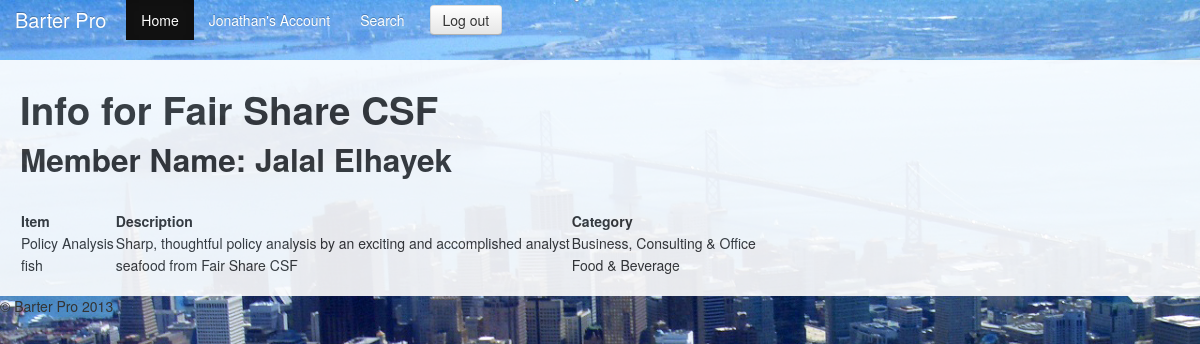
The app's page /display_user/2 (signed in), older data.
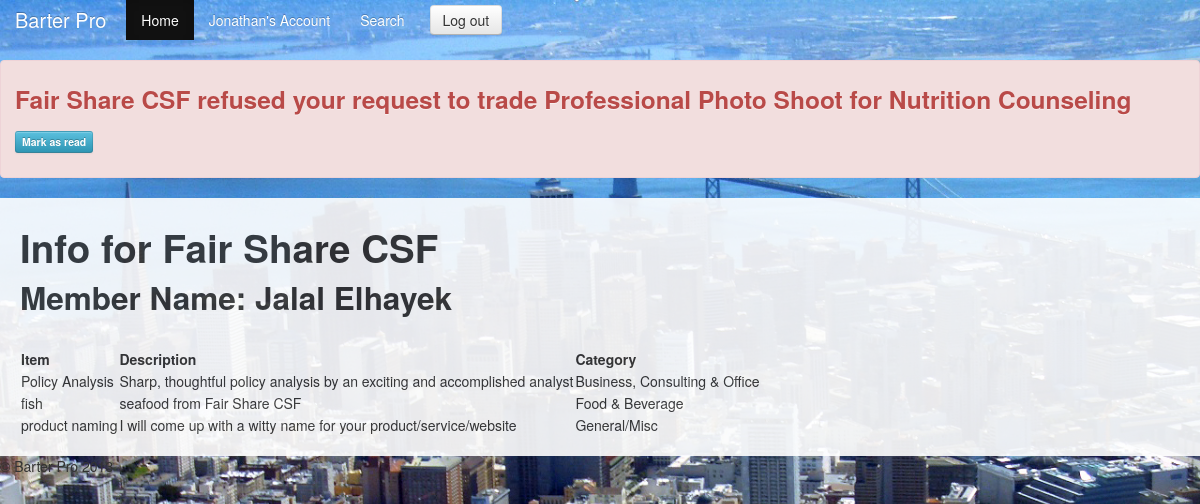
The same page, newer data.
### model.py (models this page shows, shortened)
class User(Base):
	__tablename__ = 'users'
	id = Column(Integer, primary_key=True)
	email = Column(String)
	password = Column(String)
	first_name = Column(String)
	last_name = Column(String)
	zipcode = Column(String)
	biz_name = Column(String)
	website = Column(String)
	image_url = Column(String, nullable=True)
	opt_a = Column(String, nullable=True)
	opt_b = Column(String, nullable=True)
	opt_c = Column(String, nullable=True)

class Item(Base):
	__tablename__ = 'items'
	id = Column(Integer, primary_key=True)
	name = Column(String)
	description = Column(String)
	owned = Column(Boolean)
	image_url = Column(String, nullable=True)
	user_id = Column(Integer, ForeignKey("users.id"))
	cat_id = Column(Integer, ForeignKey("categories.id"))
	user = relationship("User", backref=backref("items", order_by=id))
	category = relationship("Category", backref=backref("items", order_by=id))

class Category(Base):
	__tablename__ = 'categories'
	id = Column(Integer, primary_key=True)
	name = Column(String)				#category of item listed
	cat_type = Column(Integer) 			#goods or services

class Participant(Base): #participants in specific trades
	__tablename__ = 'participants'
	id = Column(Integer, primary_key=True)
	user_id = Column(Integer, ForeignKey("users.id"))
	item_id = Column(Integer, ForeignKey("items.id"))
	trade_id = Column(Integer, ForeignKey("trades.id"))
	total_qty = Column(Integer)
	current_qty = Column(Integer, nullable=True)
	confirm = Column(Boolean, nullable=True)
	requester = Column(Boolean)
	user = relationship("User", backref=backref("participants"))
	item = relationship("Item", backref=backref("participants"))
	trade = relationship("Trade", backref=backref("participants"))

### server.py (the view)
@app.route("/display_user/<int:id>", methods=["GET"])
def display_user(id):
	user = db_session.query(User).filter_by(id=id).one()
	items = user.items
	return render_template("display_user.html", user=user, items=items)
	pass

### server.py (called while the page is built)
@app.before_request
def before_request():
	g.user_id = session.get("user_id") #gets user ID from current session
	if not g.user_id: # redirects to log-in if no user ID session
		g.user_id = None
		g.user = None
	else:
		g.user = db_session.query(User).get(g.user_id)
		g.notifications, g.new_confirms, g.new_refusals = get_notifications()

def get_notifications():
	notifications = db_session.query(Participant).filter_by(user_id=g.user_id, requester=False, confirm=None).all()
	all_my_trades = db_session.query(Participant).filter_by(user_id=g.user_id, requester=True).all()
	new_confirms = [participant for participant in all_my_trades if participant.trade.participants[1].confirm == True and participant.trade.participants[0].confirm == None]
	new_refusals = [participant for participant in all_my_trades if participant.trade.participants[1].confirm == False and participant.trade.participants[0].confirm == None]
	return notifications, new_confirms, new_refusals

### Templates/display_user.html (shortened to what this page needs)
{% extends "layout.html" %}
{% block body %}
<div class="container wrapper">
		<h1>Info for {{ user.biz_name }}</h1>
		<h2>Member Name: {{ user.first_name }} {{ user.last_name }}</h2>
		<br>
				<table>
					<td>
					<strong>
						Item
					</strong>
				</td>
				<td>
					<strong>
						Description
					</strong>
				</td>
				<td>
					<strong>
						Category
					</strong>
				</td>
					{% for item in user.items %}
					<tr>
					<td>
						{{ item.name }}
					</td>
					<td>
						{{ item.description }}
					</td>
					<td>
						{{ item.category.name }}
					</td>
					{% endfor %}
				</table>
</div>
{% endblock %}

### Templates/layout.html (shortened to what this page needs)
<!DOCTYPE html>
<html lang="en">
  <head>
    <link rel="stylesheet" href="../static/bootstrap/css/bootstrap.css" type="text/css">
    <link rel="stylesheet" href="../static/bootstrap/css/main.css" type="text/css">
    <link rel="stylesheet" href="../static/bootstrap/css/bootstrap-responsive.css" type="text/css">
  </head>
  <body>
    <div class="navbar navbar-inverse navbar-fixed-top">
      <div class="navbar-inner">
        <div class="container">
          <a class="brand" href="/">Barter Pro</a>
          <div class="nav-collapse collapse">
            <ul class="nav">
              <li class="active"><a href="/home">Home</a></li>
              {% if g.user %}
              <li><a href="/my_account">{{ g.user.first_name }}'s Account </a>
              </li>
              {% endif %}
                  <li><a href="/view_categories">Search</a></li>
            </ul>
            {% if not g.user %}
            <form name="login" action="/authenticate" method="POST" class="navbar-form pull-right">
              <input class="span2" type="text" name="email" placeholder="Email">
              <input class="span2" type="password" name="password" placeholder="Password">
              <button type ="submit" value="sign in" class="btn" >Sign in</button>
            </form>
            {% else %}
              <div>
                <a href="{{url_for('log_out')}}" class="btn">
                  Log out
                </a>
              </div>
            {% endif %}
          </div>
        </div>
      </div>
    </div>
{% if g.new_refusals %}
    {% for refuse in g.new_refusals %}
      <div class="alert alert-error">
        <p>
          <strong>
            <h3>
           {{ refuse.trade.participants[1].user.biz_name }} refused your request to trade {{ refuse.trade.participants[0].item.name }} for {{ refuse.trade.participants[1].item.name }}
               <a href="/refuse_trade/{{ refuse.trade.id }}" class="btn btn-mini btn-info">
                Mark as read
              </a>
            </h3>
           </strong>
         </p>
      </div>
  {% endfor %}
{% endif %}
    {% block body %}
    {% endblock %}
      <footer>
        <p>&copy; Barter Pro 2013</p>
      </footer>
  </body>
</html>

### Templates/layout.html (style rules this page uses)
body { padding-top: 60px; padding-bottom: 40px; }

Row changes from the older to the newer data that the page shows:
added Participant: trade "Fair Share CSF", trade "Professional Photo Shoot", trade "Nutrition Counseling"
added Item: name "product naming", description "I will come up with a witty name for your product/service/website", category.name "General/Misc"
